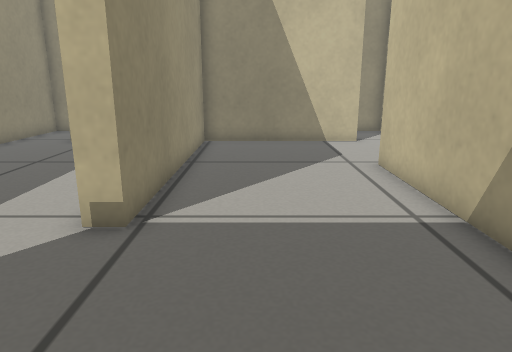
view 1 (above)

16 first-person views from a walk through a robot-simulator world made for Gazebo. The camera is 0.48 m above the floor, tilts 14° down and sees 70° across. The floor is counted in squares, 0.2 m on a side. Each view is taken from the middle of a square. On the plan, view 1 faces up. The plan holds only what a view shows up to about 20 squares ahead; the rest is blank.

view 2
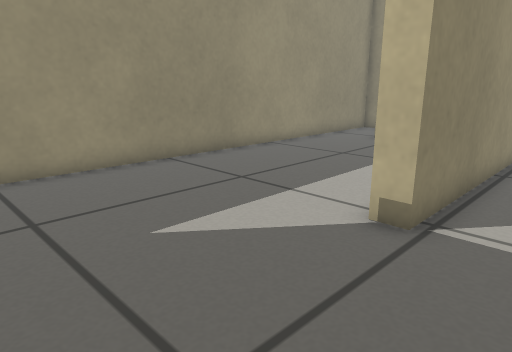

view 3
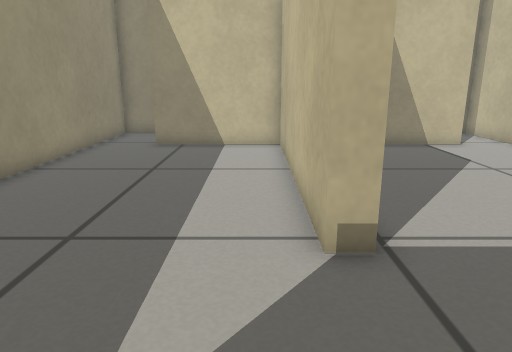

view 4
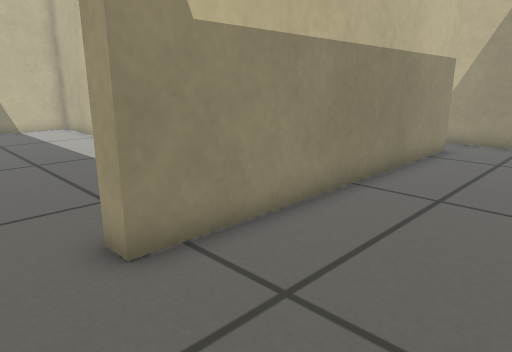

view 5
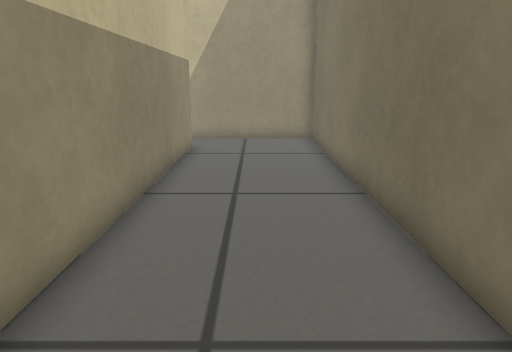

view 6
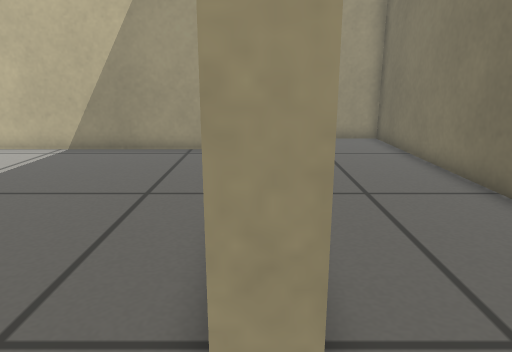

view 7
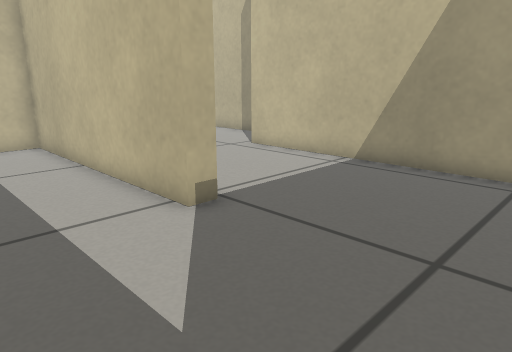

view 8
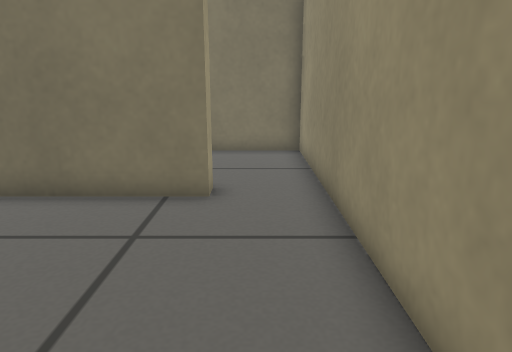

view 9
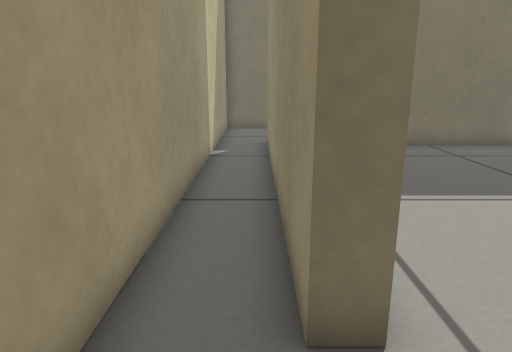

view 10
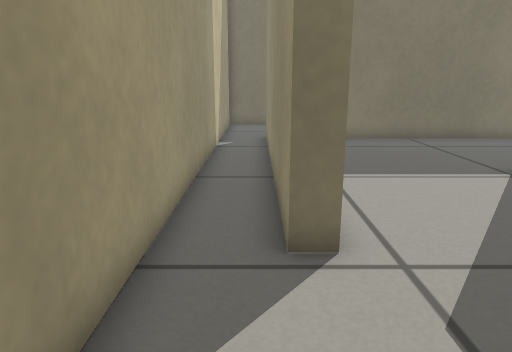

view 11
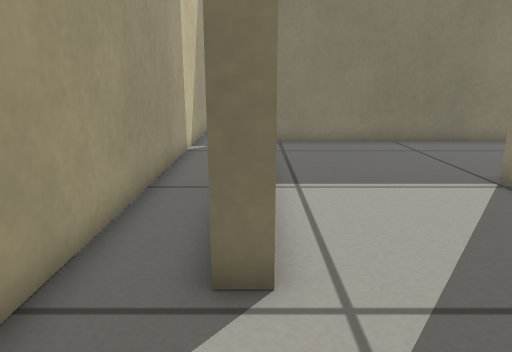

view 12
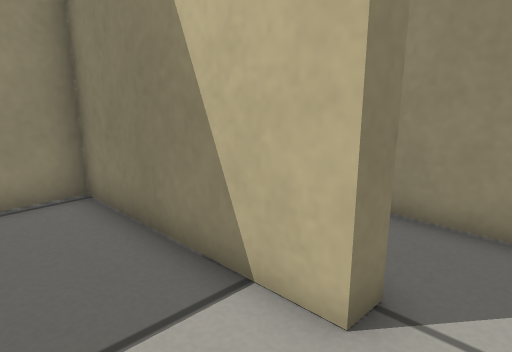

view 13
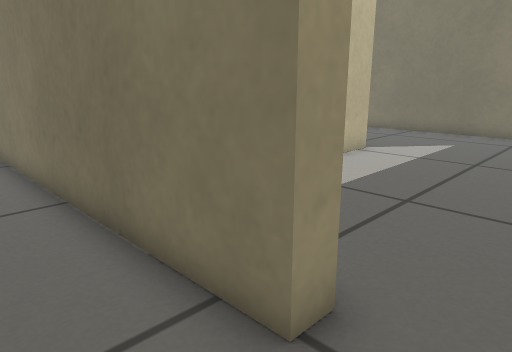

view 14
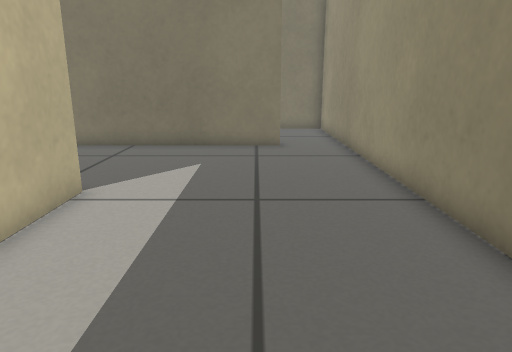

view 15
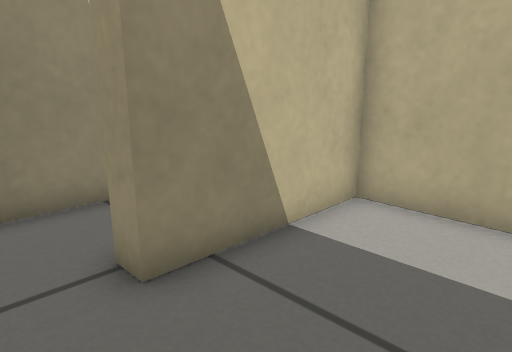

view 16
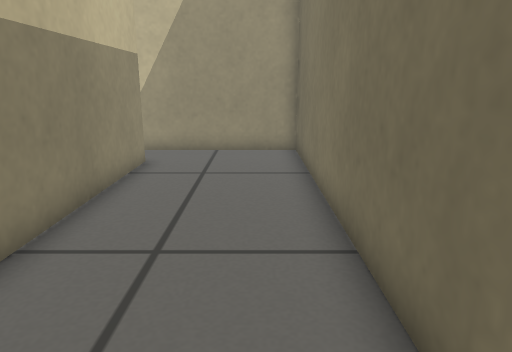

### Floor plan
Points are (right, up) in squares from view 1. A wall is a line through its corners. A room is listed if a view was taken in it or the views show most of it. See-through windows are left out.
Room 1 (views 1, 2, 3, 4, 5, 6, 7, 8, 9, 11, 12, 14, 15, 16)
walls: (3.8, 1) (3.8, 11.1) (4.5, 11.1) (4.5, -1.5) (-8, -1.5) (-8, -0.7) (3.1, -0.7); (4.5, 15.9) (-2.2, 15.9) (-2.2, 5.9) (-3, 5.9) (-3, 15.9) (-8, 15.9); (-10.6, 15.5) (-10.6, -6.5) (6.6, -6.5) (6.6, 15.5)
ways out: opening at (-9.5, 16) to room 2; opening at (5.5, 16) to room 2
Room 2 (views 10, 13)
walls: (-6.9, 19.5) (-10.6, 19.5) (-10.6, 15.5); (-8, 15.9) (-8, 16.6) (3.6, 16.6); (4.5, 16.8) (4.5, 15.9); (6.6, 15.5) (6.6, 19.5) (3.1, 19.5)
ways out: opening at (-9.5, 16) to room 1; opening at (5.5, 16) to room 1

Positions as (right, up) in squares from view 1, and headings:
1: (0, 0), facing up
2: (0, 0), facing up-left
3: (-4, 1), facing up
4: (-10, -6), facing up-right
5: (-10, -4), facing right
6: (-10, -1), facing right
7: (-7, 0), facing up-right
8: (-9, 7), facing down
9: (5, 14), facing down
10: (5, 16), facing down
11: (4, 15), facing down
12: (6, 13), facing up-left
13: (-10, 19), facing down-right
14: (-7, 14), facing down
15: (-10, 12), facing up-right
16: (-7, -5), facing right
